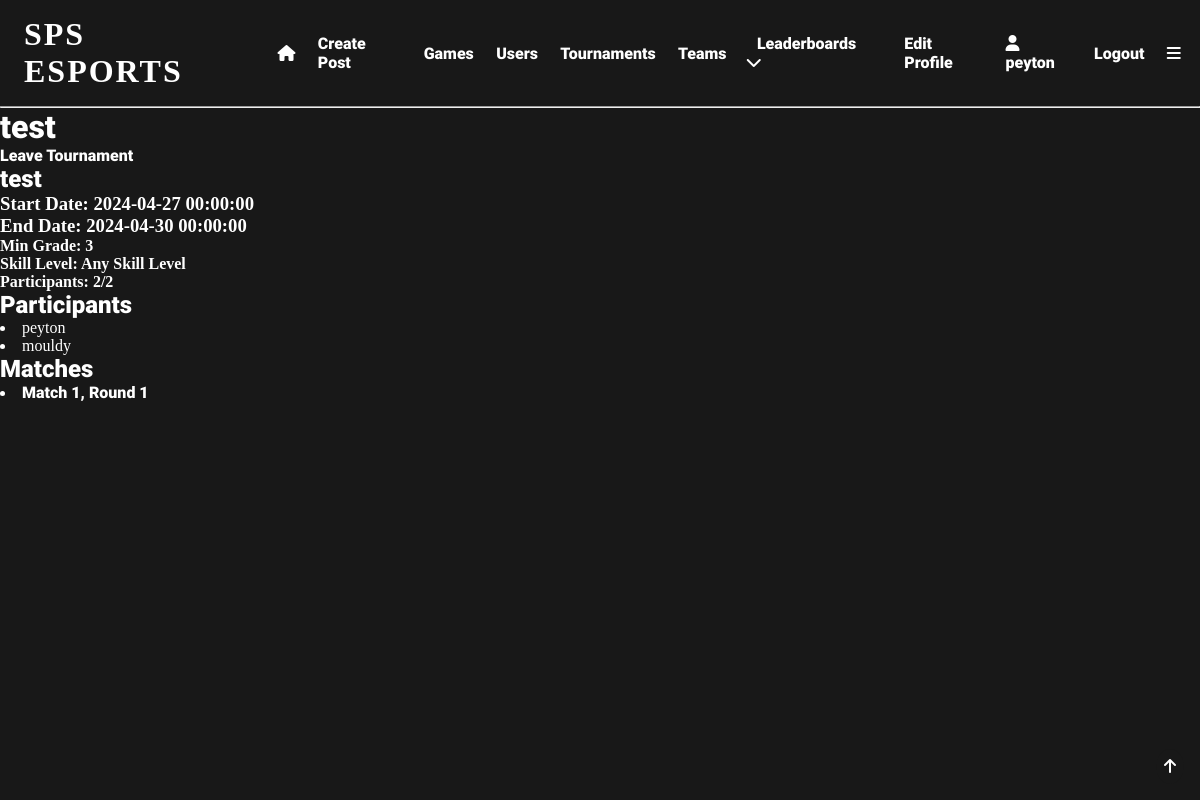
The page /tournament/1 (signed in) on the database its author committed.
### app/models.py (models this page shows, shortened)
class User(UserMixin, db.Model):
    user_id = db.Column(db.Integer, primary_key=True)
    username = db.Column(db.String(64), index=True, unique=True)
    email = db.Column(db.String(120), index=True, unique=True)
    password_hash = db.Column(db.String(128), nullable=False)
    pfp = db.Column(db.String(140))
    user_bio = db.Column(db.String(140), default='New to SPS eSports!!!')
    pronouns = db.Column(db.String(64), nullable=True)
    skill_level = db.Column(db.String(64), default='Unsure')
    role = db.Column(db.String(64))
    grade = db.Column(db.String(64), nullable=True)
    availability = db.Column(db.String(140), default='Unsure')
    teams = db.relationship('Teams', back_populates='user')
    team_users = db.relationship('TeamUsers', back_populates='user')
    posts = db.relationship('Posts', back_populates='user')
    likes = db.relationship('Likes', back_populates='user')
    tournaments = db.relationship('Tournaments', back_populates='user')
    favourite_games = db.relationship('FavouriteGames', back_populates='user')
    tournament_users = db.relationship('TournamentUsers', back_populates='user')
    comments = db.relationship('Comments', back_populates='user')
    matches = db.relationship('Matches', back_populates='user')
    match_users = db.relationship('MatchUsers', back_populates='user')
    following = db.relationship('Following', backref='user', foreign_keys='Following.user_id')
    followed = db.relationship('Following', foreign_keys='Following.following_id')

class Tournaments(db.Model):
    tournament_id = db.Column(db.Integer, primary_key=True, index=True, unique=True, nullable=False)
    tournament_name = db.Column(db.String(64), index=True, unique=True)
    tournament_description = db.Column(db.String(140), default='New Tournament!!!')
    tournament_start = db.Column(db.DateTime, index=True)
    tournament_end = db.Column(db.DateTime, index=True)
    tournament_skill_level = db.Column(db.String(64), nullable=True)
    tournament_min_grade = db.Column(db.String(64), nullable=True)
    winner = db.Column(db.Integer, db.ForeignKey('user.user_id'), name='tournament_user_id', nullable=True)
    participants = db.Column(db.Integer, default=2)
    user = db.relationship('User', back_populates='tournaments')
    tournament_users = db.relationship('TournamentUsers', back_populates='tournament')
    matches = db.relationship('Matches', back_populates='tournament')

class Matches(db.Model):
    match_id = db.Column(db.Integer, primary_key=True, index=True, unique=True, nullable=False)
    match_date = db.Column(db.DateTime, index=True)
    round = db.Column(db.Integer, nullable=False)
    round_match = db.Column(db.Integer, nullable=False)
    match_winner = db.Column(db.Integer, db.ForeignKey('user.user_id'), name='match_winner_id', nullable=True)
    tournament_id = db.Column(db.Integer, db.ForeignKey('tournaments.tournament_id'), name='match_tournament_id',
                              nullable=False)
    user = db.relationship('User', back_populates='matches')
    tournament = db.relationship('Tournaments', back_populates='matches')
    match_users = db.relationship('MatchUsers', back_populates='match')

### app/routes.py (the view)
@app.route('/tournament/<tournament_id>')
@login_required
def tournament(tournament_id):
    tournament = Tournaments.query.filter_by(tournament_id=tournament_id).first_or_404()
    user = current_user
    in_tournament = TournamentUsers.query.filter_by(tournament_id=tournament_id, user_id=user.user_id).count()
    participant_id = TournamentUsers.query.filter_by(tournament_id=tournament_id).all()
    participants = []
    for participant in participant_id:
        user = User.query.filter_by(user_id=participant.user_id).first()
        participants.append(user)
    p_number = len(participants)
    matches = Matches.query.filter_by(tournament_id=tournament_id).all()
    winner = User.query.filter_by(user_id=tournament.winner).first()
    return render_template('tournament.html', tournament=tournament, user=user, in_tournament=in_tournament,
                           participants=participants, matches=matches, winner=winner, p_number=p_number)

### app/models.py (called while the page is built)
@login.user_loader
def load_user(user_id):
    return User.query.get(int(user_id))  # returns the user id as an integer

### app/templates/tournament.html (shortened to what this page needs)
{% extends "base.html" %}
{% block content %}
<h1>{{tournament.tournament_name}}</h1>
{% if in_tournament == 0 %}
    <a href="{{url_for('join_tournament', tournament_id=tournament.tournament_id)}}">Join Tournament</a>
{% else %}
    <a href="{{url_for('join_tournament', tournament_id=tournament.tournament_id)}}">Leave Tournament</a>
{% endif %}
<h2>{{tournament.tournament_description}}</h2>
<h3>Start Date: {{tournament.tournament_start}}</h3>
<h3>End Date: {{tournament.tournament_end}}</h3>
<h4>Min Grade: {{tournament.tournament_min_grade}}</h4>
<h4>Skill Level: {{tournament.tournament_skill_level}}</h4>
<h4>Participants: {{p_number}}/{{tournament.participants}}</h4>
<h2>Participants</h2>
{% for participant in participants %}
    <li>{{participant.username}}</li>
{% endfor %}
<h2>Matches</h2>
{% for match in matches %}
    <li>
        <a href="{{url_for('match', match_id=match.match_id)}}">Match {{match.round_match}}, Round {{match.round}}</a>
    </li>
{% endfor %}
{% endblock %}

### app/templates/base.html (shortened to what this page needs)
<!DOCTYPE html>
<html lang="en">
<head>
    <link rel="stylesheet" href="{{ url_for('static', filename='css/styles.css') }}">
</head>
<body>
  <div id="top" class="header">
      {% if current_user.is_anonymous %}
        <h1 onclick="location.href='login'">SPS ESPORTS</h1>
        <a href="{{ url_for('login') }}">Login</a>
        <a href="{{ url_for('register') }}">Register</a>
      {% else %}
        <h1 onclick="location.href='{{url_for('index')}}'">SPS ESPORTS</h1>
        <a href="{{ url_for('index') }}"><i class="fa-solid fa-house"></i></a>
        <a href="{{ url_for('create_post') }}">Create Post</a>
        <a href="{{ url_for('search') }}">Games</a>
        <a href="{{ url_for('user_search') }}">Users</a>
        <a href="{{ url_for('tournament_search') }}">Tournaments</a>
        <a href="{{url_for('team_search')}}">Teams</a>
        <div class="expand">
            <div class="expand-button">
                <a href="javascript:showDropdown()">Leaderboards  <i class="fa-solid fa-chevron-down"></i></a>
            </div>
        </div>
        <a href="{{ url_for('edit_profile') }}">Edit Profile</a>
        <a href="{{ url_for('user', username=current_user.username) }}"><i class="fa-solid fa-user"></i>   {{current_user.username}}</a>
        <a href="{{ url_for('logout') }}">Logout</a>
        <a href="javascript:navBar()"><i class="fa-solid fa-bars"></i></a>
      {% endif %}
  </div>
    <hr>
  <div class="topbutton">
    <a href="#top"><i class="fa-solid fa-arrow-up"></i></a>
  </div>
{% block content %} {% endblock %}
</body>
</html>

### app/static/css/styles.css (style rules this page uses)
* { margin: 0; padding: 0; box-sizing: border-box; scroll-behavior: smooth; scrollbar-width: thin; scrollbar-color: white var(--bg); }
body { background: var(--bg); color: white; }
:root { --accent: #e81c29; --bg: #181818; --bg2: #282828; --lightbg: rgba(255,255,255,0.05); }
.header { display:flex; align-items: center; padding: 1em 0.5em; }
.header a { padding: 0em 0.7em; font-family: 'Roboto'; font-size: 1em; text-decoration: none; transition: 0.5s; position: relative; transition: 0.3s; color: white; }
.header a::before { content: ''; position: absolute; width: 100%; height: 2px; left: 0; bottom: -2px; background-color: var(--accent); transform-origin: right; transform: scaleX(0); transition: transform 0.3s; }
.header h1 { box-shadow: inset 0 0 0 0 var(--bg); font-family: 'Nausea'; letter-spacing: 2px; padding: 0 0.5em; position: relative; transition: color 0.3s ease-in-out, box-shadow 0.3s ease-in-out; }
.expand { font-family: 'Roboto'; padding: 0.5em; position: relative; }
h1 { font-family: 'Roboto'; font-size: 2em; }
h2 { font-family: 'Roboto'; font-size: 1.5em; }
.topbutton { position: fixed; bottom: 1em; right: 1em; padding: 0.5em; border-radius: 50%; background-color: var(--bg); color: white; font-family: 'Roboto'; font-size: 1em; transition: 0.5s; }
a { color: white; text-decoration: none; transition: 0.5s; padding: 0.5em 0; position: relative; font-family: 'Roboto'; }
a::before { content: ''; position: absolute; width: 100%; height: 2px; left: 0; bottom: -2px; background-color: var(--accent); transform-origin: right; transform: scaleX(0); transition: transform 0.3s; }

### rows shown on the page
User: username "peyton"
Tournaments: tournament_name "test", tournament_description "test", tournament_start "2024-04-27 00:00:00", tournament_end "2024-04-30 00:00:00", tournament_min_grade "3", tournament_skill_level "Any Skill Level", participants "2"
User: username "mouldy"
Matches: round_match "1", round "1"

### other values the page prints
{{ p_number }} "2"
